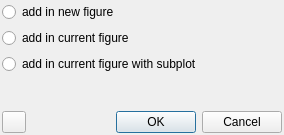
<?xml version="1.0" encoding="UTF-8"?>
<ui version="4.0">
 <class>SAAddCurveTypeDialog</class>
 <widget class="QDialog" name="SAAddCurveTypeDialog">
  <property name="geometry">
   <rect>
    <x>0</x>
    <y>0</y>
    <width>284</width>
    <height>135</height>
   </rect>
  </property>
  <property name="windowTitle">
   <string>Add Curve Type</string>
  </property>
  <layout class="QVBoxLayout" name="verticalLayout">
   <property name="leftMargin">
    <number>2</number>
   </property>
   <property name="topMargin">
    <number>2</number>
   </property>
   <property name="rightMargin">
    <number>2</number>
   </property>
   <property name="bottomMargin">
    <number>2</number>
   </property>
   <item>
    <widget class="QRadioButton" name="radioButtonNewFig">
     <property name="text">
      <string>add in new figure</string>
     </property>
    </widget>
   </item>
   <item>
    <widget class="QRadioButton" name="radioButtonCurFig">
     <property name="text">
      <string>add in current figure</string>
     </property>
    </widget>
   </item>
   <item>
    <widget class="QRadioButton" name="radioButtonCurFigInSubplot">
     <property name="text">
      <string>add in current figure with subplot</string>
     </property>
    </widget>
   </item>
   <item>
    <spacer name="verticalSpacer">
     <property name="orientation">
      <enum>Qt::Vertical</enum>
     </property>
     <property name="sizeHint" stdset="0">
      <size>
       <width>20</width>
       <height>40</height>
      </size>
     </property>
    </spacer>
   </item>
   <item>
    <layout class="QHBoxLayout" name="horizontalLayout">
     <property name="spacing">
      <number>0</number>
     </property>
     <item>
      <widget class="QToolButton" name="toolButtonMore">
       <property name="minimumSize">
        <size>
         <width>0</width>
         <height>22</height>
        </size>
       </property>
       <property name="text">
        <string/>
       </property>
      </widget>
     </item>
     <item>
      <spacer name="horizontalSpacer">
       <property name="orientation">
        <enum>Qt::Horizontal</enum>
       </property>
       <property name="sizeHint" stdset="0">
        <size>
         <width>40</width>
         <height>20</height>
        </size>
       </property>
      </spacer>
     </item>
     <item>
      <widget class="QDialogButtonBox" name="buttonBox">
       <property name="standardButtons">
        <set>QDialogButtonBox::Cancel|QDialogButtonBox::Ok</set>
       </property>
      </widget>
     </item>
    </layout>
   </item>
  </layout>
 </widget>
 <resources/>
 <connections>
  <connection>
   <sender>buttonBox</sender>
   <signal>accepted()</signal>
   <receiver>SAAddCurveTypeDialog</receiver>
   <slot>accept()</slot>
   <hints>
    <hint type="sourcelabel">
     <x>152</x>
     <y>109</y>
    </hint>
    <hint type="destinationlabel">
     <x>55</x>
     <y>82</y>
    </hint>
   </hints>
  </connection>
  <connection>
   <sender>buttonBox</sender>
   <signal>rejected()</signal>
   <receiver>SAAddCurveTypeDialog</receiver>
   <slot>reject()</slot>
   <hints>
    <hint type="sourcelabel">
     <x>176</x>
     <y>115</y>
    </hint>
    <hint type="destinationlabel">
     <x>224</x>
     <y>83</y>
    </hint>
   </hints>
  </connection>
 </connections>
</ui>
